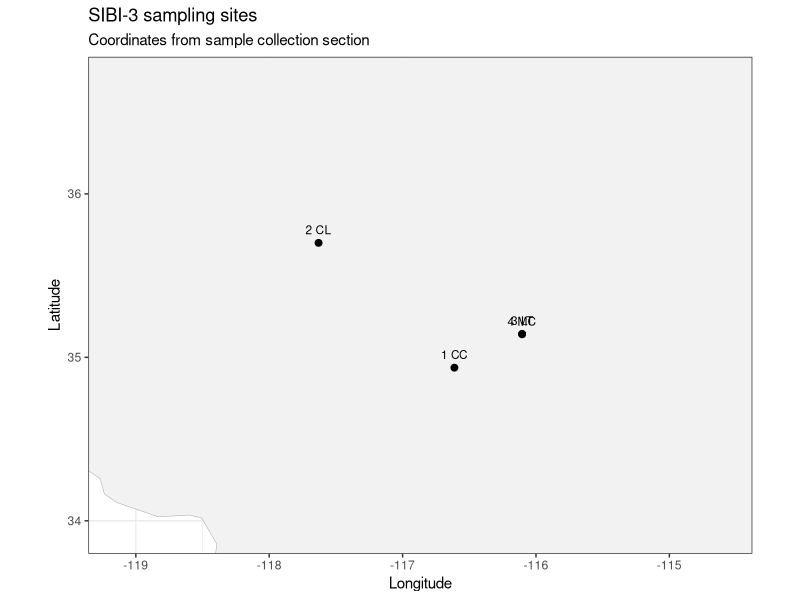
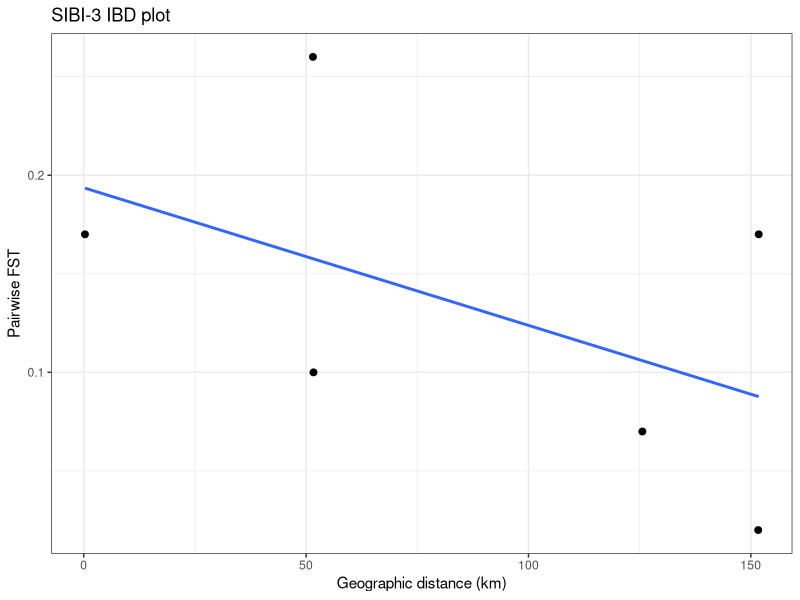

Generate these figures, in order, with R: (Note: this script raises an error after producing the figures.)
# ============================================================
# SIBI-3 | Mohave tui chub
# Siphateles bicolor mohavensis
# Chen, Parmenter & May 2013, Conservation Genetics
#
# Objective 2 workflow
# - pairwise Weir and Cockerham's FST values transcribed from Table 2
# - coordinates hardcoded from sample collection coordinates in the paper
# - plots shown in RStudio only; not saved
# - saves SIBI_3_fst and SIBI_3_coords to data/SIBI-3.RData
# ============================================================

suppressPackageStartupMessages({
  library(ggplot2)
  library(dplyr)
  library(geosphere)
})

study_code <- "SIBI-3"
study_dir <- "/Users/johnmccall/Library/CloudStorage/OneDrive-TheOhioStateUniversity/Spring_2026/Landgen_DGS/DGS-Patterns-of-Fish-Diversity/DGS-Patterns-of-Fish-Diversity/Objective 2/Data/SIBI-3"
out_dir <- file.path(study_dir, "data")

if (!dir.exists(study_dir)) dir.create(study_dir, recursive = TRUE, showWarnings = FALSE)
if (!dir.exists(out_dir)) dir.create(out_dir, recursive = TRUE, showWarnings = FALSE)
setwd(study_dir)

# -----------------------------
# 1) site metadata
# order follows Table 2:
# Camp Cady, China Lake, Lake Tuendae, MC Spring
# coordinates taken directly from sample collection text
# -----------------------------
SIBI_3_coords_check <- data.frame(
  site = 1:4,
  site_code = c("CC", "CL", "LT", "MC"),
  site_name = c(
    "Camp Cady",
    "China Lake",
    "Lake Tuendae",
    "MC Spring"
  ),
  lat = c(
    34 + 56/60 + 12/3600,
    35 + 42/60 +  0/3600,
    35 +  8/60 + 36/3600,
    35 +  8/60 + 27/3600
  ),
  lon = c(
    -(116 + 36/60 + 42/3600),
    -(117 + 37/60 + 48/3600),
    -(116 +  6/60 + 15/3600),
    -(116 +  6/60 + 15/3600)
  ),
  stringsAsFactors = FALSE
)

SIBI_3_coords <- SIBI_3_coords_check %>%
  transmute(site = site, lat = lat, lon = lon)

# -----------------------------
# 2) pairwise FST matrix
# values transcribed from Table 2
# order:
# Camp Cady, China Lake, Lake Tuendae, MC Spring
# -----------------------------
site_ids <- as.character(SIBI_3_coords$site)

SIBI_3_fst <- matrix(0, nrow = 4, ncol = 4)
rownames(SIBI_3_fst) <- site_ids
colnames(SIBI_3_fst) <- site_ids

upper_vals <- list(
  c(1, 2, 0.07),
  c(1, 3, 0.10),
  c(1, 4, 0.26),
  c(2, 3, 0.02),
  c(2, 4, 0.17),
  c(3, 4, 0.17)
)

for (x in upper_vals) {
  i <- x[1]; j <- x[2]; v <- x[3]
  SIBI_3_fst[i, j] <- v
  SIBI_3_fst[j, i] <- v
}

diag(SIBI_3_fst) <- 0
SIBI_3_fst[is.na(SIBI_3_fst)] <- 0
SIBI_3_fst[SIBI_3_fst < 0] <- 0

stopifnot(identical(as.character(SIBI_3_coords$site), rownames(SIBI_3_fst)))

# -----------------------------
# 3) map plot
# include USA and Canada, then zoom to point extent
# -----------------------------
world_df <- ggplot2::map_data("world") %>%
  filter(region %in% c("USA", "Canada"))

plot_df <- SIBI_3_coords_check %>%
  mutate(label = paste0(site, " ", site_code))

x_pad <- max(1.5, diff(range(plot_df$lon)) * 0.12)
y_pad <- max(1.0, diff(range(plot_df$lat)) * 0.12)

p_map <- ggplot() +
  geom_polygon(
    data = world_df,
    aes(x = long, y = lat, group = group),
    fill = "grey95",
    color = "grey70",
    linewidth = 0.2
  ) +
  geom_point(
    data = plot_df,
    aes(x = lon, y = lat),
    size = 2
  ) +
  geom_text(
    data = plot_df,
    aes(x = lon, y = lat, label = label),
    nudge_y = 0.08,
    size = 3
  ) +
  coord_quickmap(
    xlim = c(min(plot_df$lon) - x_pad, max(plot_df$lon) + x_pad),
    ylim = c(min(plot_df$lat) - y_pad, max(plot_df$lat) + y_pad)
  ) +
  labs(
    title = "SIBI-3 sampling sites",
    subtitle = "Coordinates from sample collection section",
    x = "Longitude",
    y = "Latitude"
  ) +
  theme_bw()

print(p_map)

# -----------------------------
# 4) IBD plot
# straight-line distance for QC only
# -----------------------------
geo_dist_km <- geosphere::distm(
  x = as.matrix(SIBI_3_coords[, c("lon", "lat")]),
  fun = geosphere::distHaversine
) / 1000

ibd_df <- data.frame(
  dist_km = geo_dist_km[upper.tri(geo_dist_km)],
  fst = SIBI_3_fst[upper.tri(SIBI_3_fst)]
)

p_ibd <- ggplot(ibd_df, aes(x = dist_km, y = fst)) +
  geom_point(size = 2) +
  geom_smooth(method = "lm", se = FALSE) +
  labs(
    title = "SIBI-3 IBD plot",
    x = "Geographic distance (km)",
    y = "Pairwise FST"
  ) +
  theme_bw()

print(p_ibd)

# -----------------------------
# 5) save outputs
# -----------------------------
save(
  SIBI_3_fst,
  SIBI_3_coords,
  file = file.path(out_dir, "SIBI-3.RData")
)

write.csv(
  SIBI_3_coords_check,
  file = file.path(out_dir, "SIBI-3_coords_check.csv"),
  row.names = FALSE
)
